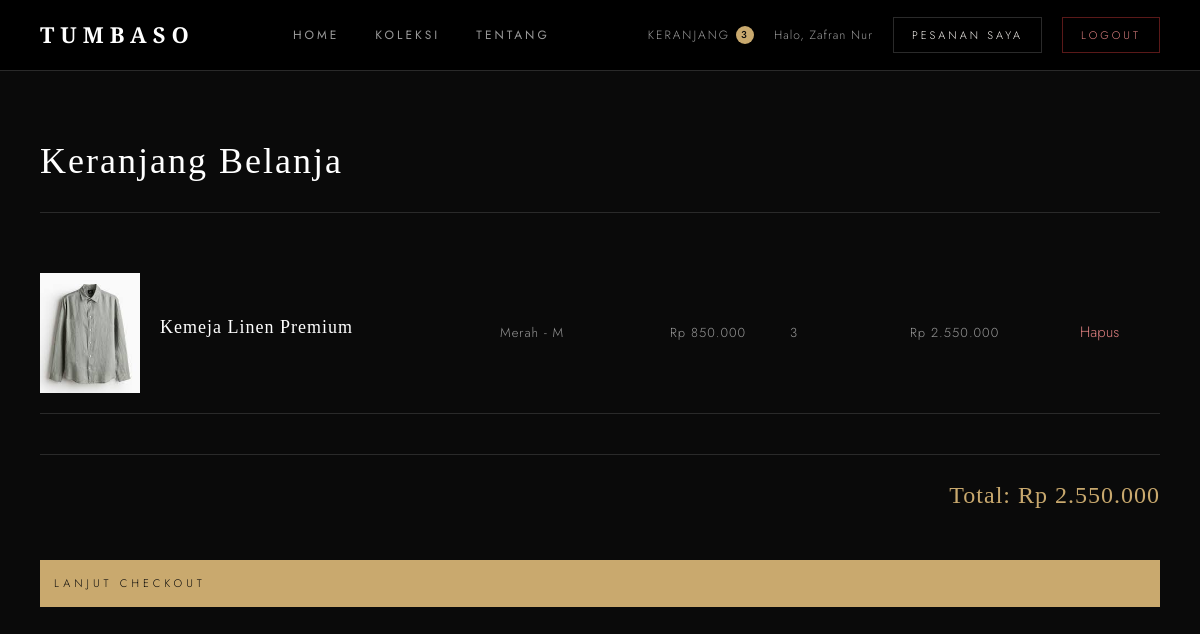
/pages/cart.php (signed in), run on the app's committed database.
### tables this page shows
CREATE TABLE `cart` (
  `id` int NOT NULL,
  `user_id` int NOT NULL,
  `product_id` int NOT NULL,
  `variant_id` int DEFAULT NULL,
  `jumlah` int DEFAULT '1',
  `created_at` timestamp NULL DEFAULT CURRENT_TIMESTAMP
);

CREATE TABLE `products` (
  `id` int NOT NULL,
  `nama` varchar(150) NOT NULL,
  `deskripsi` text,
  `harga` decimal(12,2) NOT NULL,
  `foto_utama` varchar(255) DEFAULT NULL,
  `is_active` tinyint(1) DEFAULT '1',
  `created_at` timestamp NULL DEFAULT CURRENT_TIMESTAMP
);

CREATE TABLE `product_variants` (
  `id` int NOT NULL,
  `product_id` int NOT NULL,
  `size` varchar(50) NOT NULL,
  `stok` int DEFAULT '0',
  `warna` varchar(50) DEFAULT NULL
);

### configs/config.php (called while the page is built, shortened)
<?php
function format_rupiah($angka) {
    return 'Rp ' . number_format($angka, 0, ',', '.');
}

### pages/cart.php (the view, shortened to what this page needs)
<?php
require_once '../configs/config.php';
require_once '../configs/database.php';
$user_id = $_SESSION['user_id'];
$cart_items = mysqli_query($conn,
    "SELECT c.id, c.jumlah,
           p.nama, p.harga, p.foto_utama,
           pv.warna, pv.size
    FROM cart c
    JOIN products p         ON c.product_id = p.id
    JOIN product_variants pv ON c.variant_id = pv.id
    WHERE c.user_id = '$user_id'
");
require_once '../includes/header.php';
require_once '../includes/navbar.php';
?>
<?php require_once '../includes/header.php'; ?>
<?php require_once '../includes/navbar.php'; ?>
<main class="cart-container">
    <h1 class="cart-title">Keranjang Belanja</h1>
    <?php if (mysqli_num_rows($cart_items) > 0): ?>
        <div class="cart-table">
            <?php
            $total = 0;
            while ($item = mysqli_fetch_assoc($cart_items)):
            ?>
            <div class="cart-row">
             <img src="../assets/images/products/<?= htmlspecialchars($item['foto_utama']) ?>"
              alt="<?= htmlspecialchars($item['nama']) ?>">
             <h1 class="detail-nama"><?= htmlspecialchars($item['nama']) ?></h1>
             <p><?= $item['warna'] ?> - <?= $item['size']?></p>
             <p><?= format_rupiah($item['harga'])?></p>
             <p><?= $item['jumlah'] ?></p>
             <p><?= format_rupiah($item['harga'] * $item['jumlah'])?></p>
             <div class="btn-hapus">
             <a href="../cart/remove-cart.php?id=<?= $item['id'] ?>" class="btn-danger">Hapus</a>
            </div>
            </div>
            <?php
            $total += $item['harga'] * $item['jumlah'];
            endwhile;
            ?>
        </div>
        <div class="cart-total">
            <p>Total: <?= format_rupiah($total) ?></p>
        </div>
        <a href="checkout.php" class="btn-primary">Lanjut Checkout</a>
    <?php else: ?>
        <p>Keranjang kamu kosong.</p>
        <a href="catalog.php">Lihat Koleksi</a>
    <?php endif; ?>
</main>

### assets/css/style.css (style rules this page uses)
:root { --hitam: #0a0a0a; --hitam-2: #141414; --hitam-3: #1e1e1e; --abu: #2a2a2a; --abu-2: #555555; --abu-3: #999999; --putih: #ffffff; --putih-2: #f5f2ee; --gold: #c9a96e; --gold-muda: #e8d5b0; --font-display: 'Cormorant Garamond', Georgia, serif; --font-body: 'Jost', sans-serif; --transition: all 0.3s ease; --max-width: 1200px; }
*, *::before, *::after { margin: 0; padding: 0; box-sizing: border-box; }
html { scroll-behavior: smooth; }
body { background-color: var(--hitam); color: var(--putih-2); font-family: var(--font-body); font-weight: 300; line-height: 1.7; font-size: 15px; }
a { text-decoration: none; color: inherit; transition: var(--transition); }
img { width: 100%; height: 100%; object-fit: cover; display: block; }
.btn-primary { width: 100%; background: var(--gold); color: var(--hitam); border: none; padding: 14px; font-family: var(--font-body); font-size: 11px; letter-spacing: 4px; text-transform: uppercase; cursor: pointer; transition: var(--transition); margin-top: 8px; -webkit-appearance: none; appearance: none; border-radius: 0; display: block; }
.detail-nama { font-family: var(--font-display); font-size: 36px; font-weight: 300; color: var(--putih); letter-spacing: 2px; margin-bottom: 12px; }
.cart-container { max-width: var(--max-width); margin: 60px auto; padding: 0 40px; }
.cart-title { font-family: var(--font-display); font-size: 36px; font-weight: 300; color: var(--putih); letter-spacing: 2px; margin-bottom: 40px; padding-bottom: 20px; border-bottom: 1px solid var(--abu); }
.cart-table { display: flex; flex-direction: column; gap: 20px; margin-bottom: 40px; }
.cart-row { display: grid; grid-template-columns: 100px 1fr 150px 100px 100px 150px 80px; align-items: center; gap: 20px; padding: 20px 0; border-bottom: 1px solid var(--abu); }
.cart-row img { width: 100px; height: 120px; object-fit: cover; }
.cart-row h1 { font-family: var(--font-display); font-size: 18px; font-weight: 300; color: var(--putih); letter-spacing: 1px; }
.cart-row p { font-size: 13px; color: var(--abu-3); letter-spacing: 1px; }
.cart-total { text-align: right; padding: 20px 0; border-top: 1px solid var(--abu); margin-bottom: 24px; }
.cart-total p { font-family: var(--font-display); font-size: 24px; color: var(--gold); letter-spacing: 1px; }
.btn-danger { border-color: rgba(180, 50, 50, 0.5) !important; color: #e08080 !important; }

### data on the page
cart: product.foto_utama (picture), product.nama "Kemeja Linen Premium", variant.warna "Merah", variant.size "M", product.harga "Rp 850.000", jumlah "3", format_rupiah($item['harga'] * $item['jumlah']) "Rp 2.550.000"

### other printed values
$jumlah_cart "3"
$_SESSION['nama'] "Zafran Nur"
format_rupiah($total) "Rp 2.550.000"
